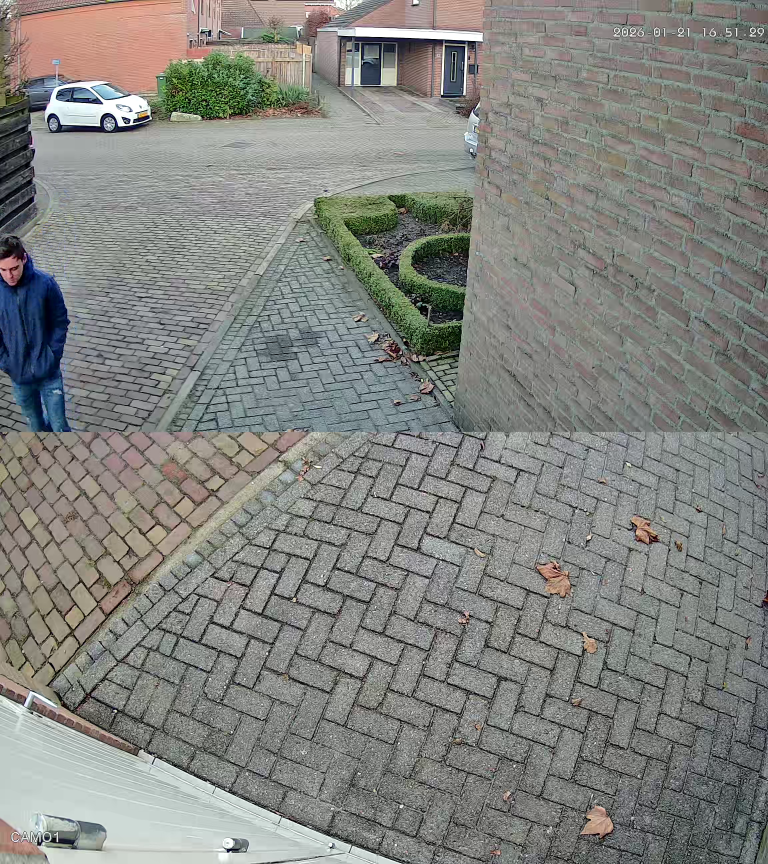
#> input picture frame 18 of Data_Project/videos_input/20260121165128_1769018018015.mp4, 2304 x 2592 px (shown at 1/3 size)
$ python video_to_frames.py
#> lines starting #> are read from the running program, lines starting #| are printed output that depends on the picture
import cv2
import os
import glob
# Code for making images from video for training


# --- CONFIGURATION ---

# 1. Folder containing video files (.mp4, .avi, .mov, etc.)
INPUT_VIDEO_FOLDER = "Data_Project/videos_input"

# 2. Destination folders for the split images
OUTPUT_TOP_FOLDER = "Data_Project/dataset_raw/camera_top_view"
OUTPUT_BOTTOM_FOLDER = "Data_Project/dataset_raw/camera_bottom_view"

# 3. Frame step: How often to save a frame?
# 1  = Save every frame (Result: HUGE dataset, often too much duplicate data)
# 10 = Save every 10th frame (Recommended for ~30fps video)
# 30 = Save every 30th frame (Approx. 1 image per second)
FRAME_STEP = 60

def split_and_save_frames():
    # Create output directories if they don't exist
    os.makedirs(OUTPUT_TOP_FOLDER, exist_ok=True)
    os.makedirs(OUTPUT_BOTTOM_FOLDER, exist_ok=True)

    # Find all video files (add extensions if needed)
    video_extensions = ['*.mp4', '*.avi', '*.mov', '*.mkv']
    video_files = []
    for ext in video_extensions:
        video_files.extend(glob.glob(os.path.join(INPUT_VIDEO_FOLDER, ext)))

    print(f"Found {len(video_files)} videos to process.")
    print("-" * 30)

    total_saved_pairs = 0

    for video_path in video_files:
        # Extract filename without extension for naming the images
        filename = os.path.basename(video_path).split('.')[0]
        print(f"Processing: {filename}...")

        cap = cv2.VideoCapture(video_path)

        if not cap.isOpened():
            print(f"ERROR: Could not open video: {video_path}")
            continue

        frame_id = 0
        saved_count_video = 0

        while True:
            ret, frame = cap.read()
#> frame is the input picture: shape (2592, 2304, 3); mean B, G, R 127.7, 132, 130.8

            # Stop if video is finished
            if not ret:
                break

            # Only save if we hit the 'step' to avoid duplicate/too many data
            if frame_id % FRAME_STEP == 0:
                h, w, _ = frame.shape
#> h = 2592; w = 2304
                half_h = h // 2
#> half_h = 1296

                # Split frames horizontally
                # Top: 0 to half height
                # Bottom: half height to end
                top_img = frame[0:half_h, :]
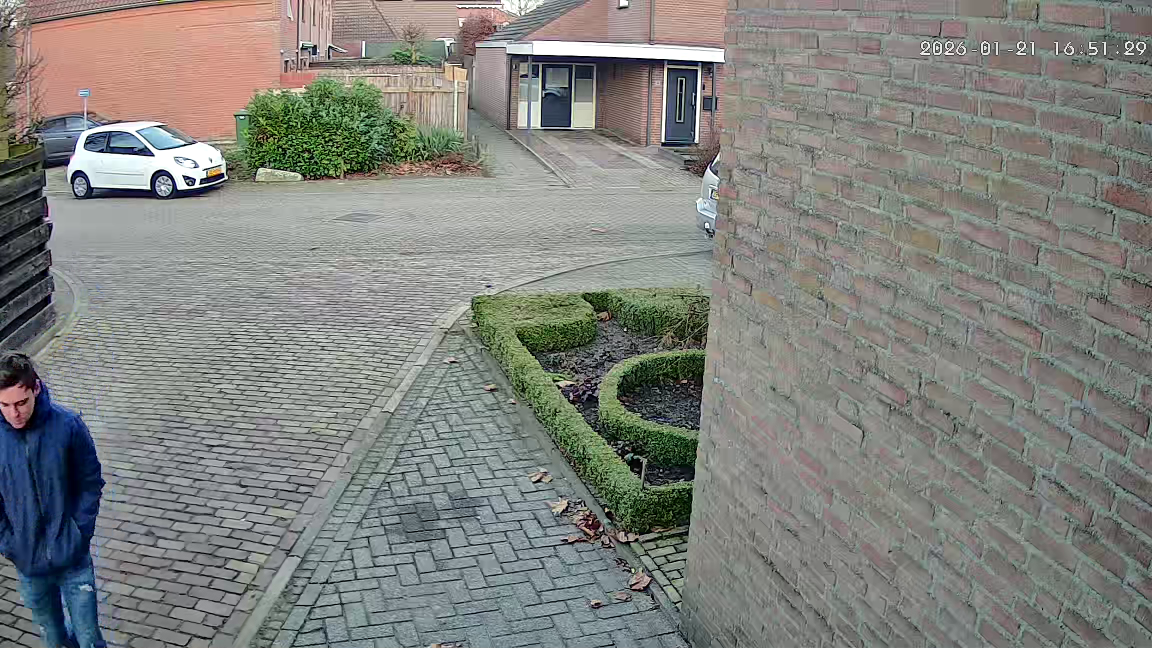
#> top_img: shape (1296, 2304, 3) (shown at 1/2 size); mean B, G, R 125.9, 130.3, 128.9
                bottom_img = frame[half_h:, :]
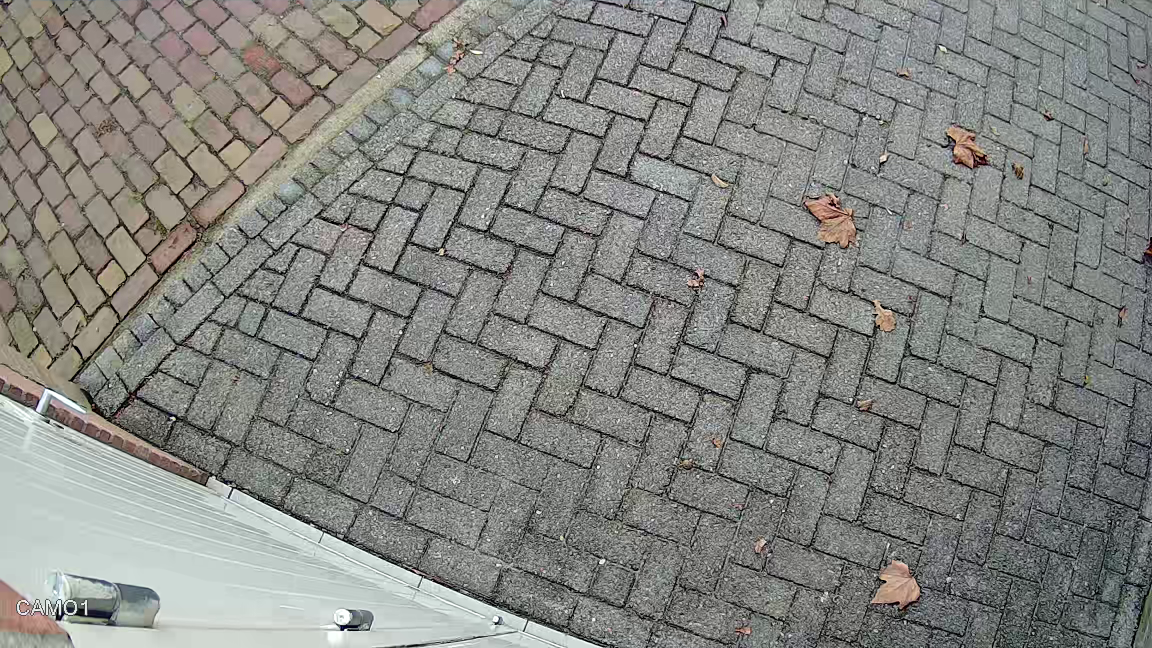
#> bottom_img: shape (1296, 2304, 3) (shown at 1/2 size); mean B, G, R 129.5, 133.7, 132.7

                # Create unique filenames
                # Example: video1_frame00150.jpg
                save_name = f"{filename}_frame{frame_id:06d}.jpg"

                top_path = os.path.join(OUTPUT_TOP_FOLDER, save_name)
                bottom_path = os.path.join(OUTPUT_BOTTOM_FOLDER, save_name)

                # Save images
                cv2.imwrite(top_path, top_img)
                cv2.imwrite(bottom_path, bottom_img)

                saved_count_video += 1
                total_saved_pairs += 1

            frame_id += 1

        cap.release()
        print(f" -> Done. {saved_count_video} frames (x2) extracted.")

    print("-" * 30)
    print(f"Total process completed!")
    print(f"Total images generated: {total_saved_pairs * 2}") # x2 because top + bottom
    print(f"Location Top: {os.path.abspath(OUTPUT_TOP_FOLDER)}")
    print(f"Location Bottom: {os.path.abspath(OUTPUT_BOTTOM_FOLDER)}")

if __name__ == "__main__":
    split_and_save_frames()

$ run again, starting later in the video
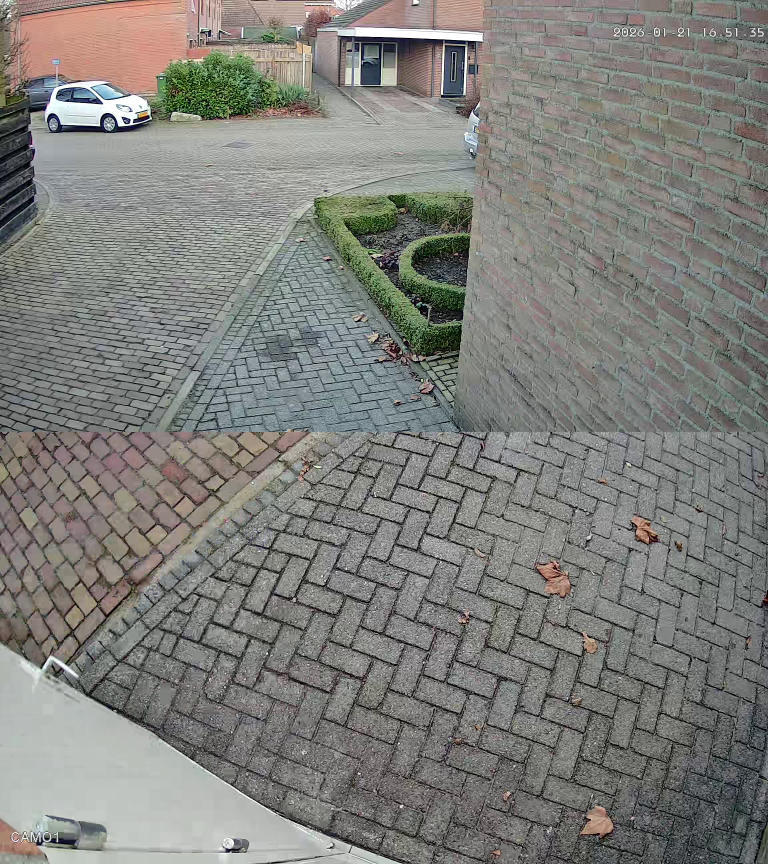
#> input picture frame 83 of Data_Project/videos_input/20260121165128_1769018018015.mp4, 2304 x 2592 px (shown at 1/3 size)
#> in split_and_save_frames, frame is the input picture: shape (2592, 2304, 3); mean B, G, R 123.4, 127.6, 127.7
#> in split_and_save_frames, `top_img = frame[0:half_h, :]`:
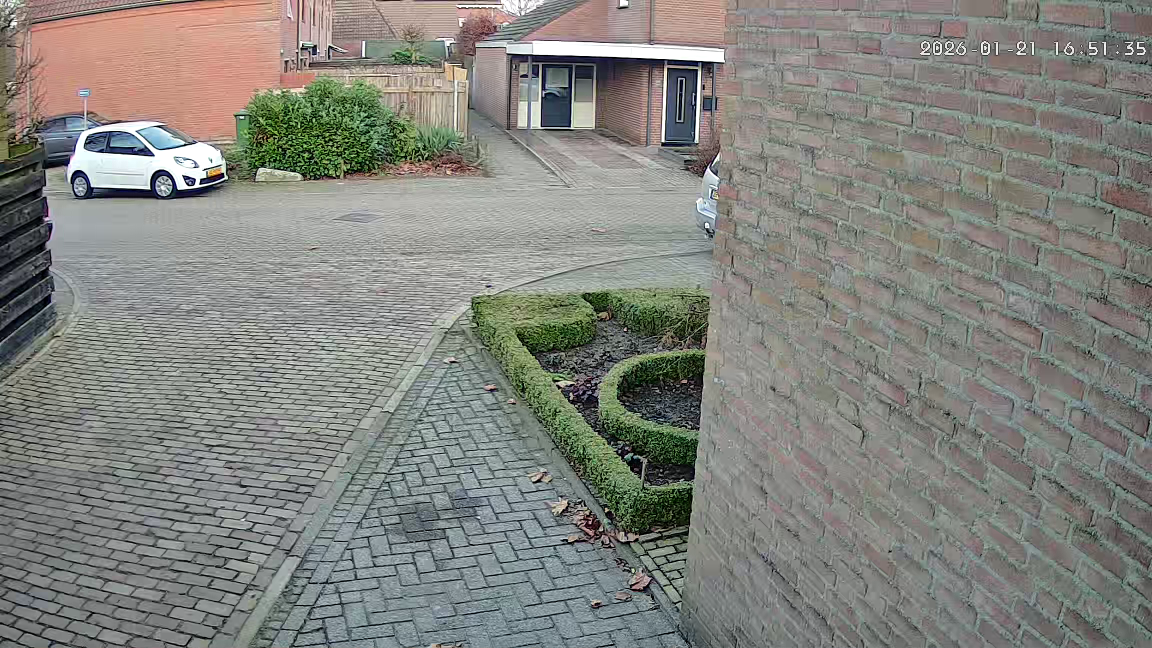
#> top_img: shape (1296, 2304, 3) (shown at 1/2 size); mean B, G, R 126.1, 131.7, 131
#> in split_and_save_frames, `bottom_img = frame[half_h:, :]`:
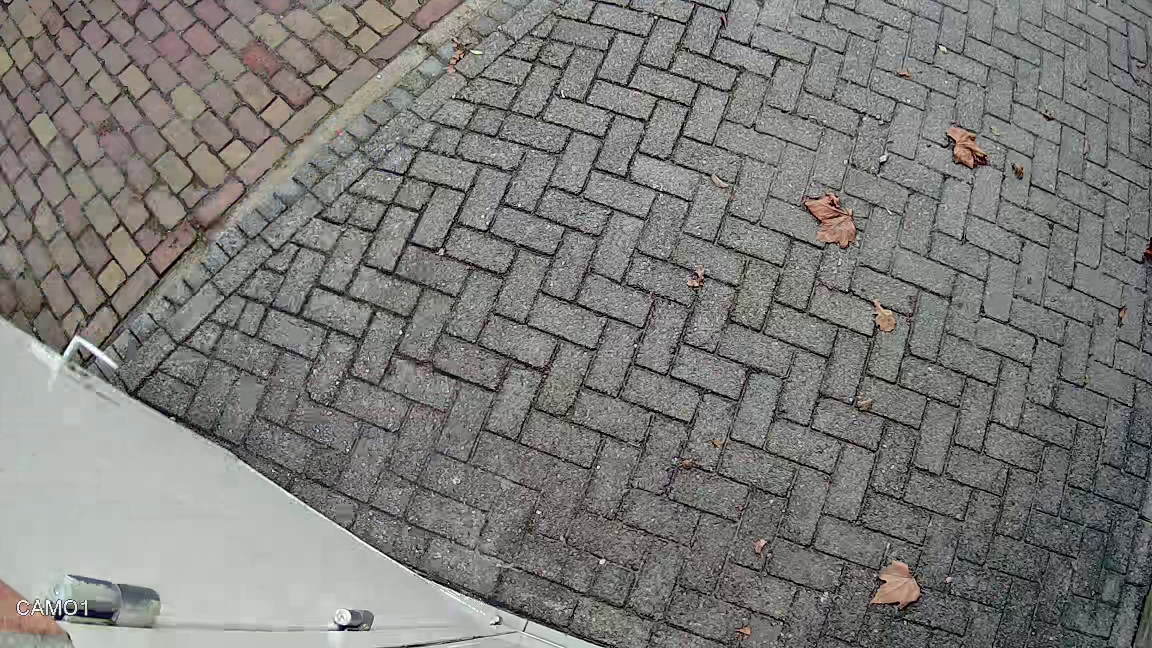
#> bottom_img: shape (1296, 2304, 3) (shown at 1/2 size); mean B, G, R 120.8, 123.5, 124.4

$ run again, starting later in the video
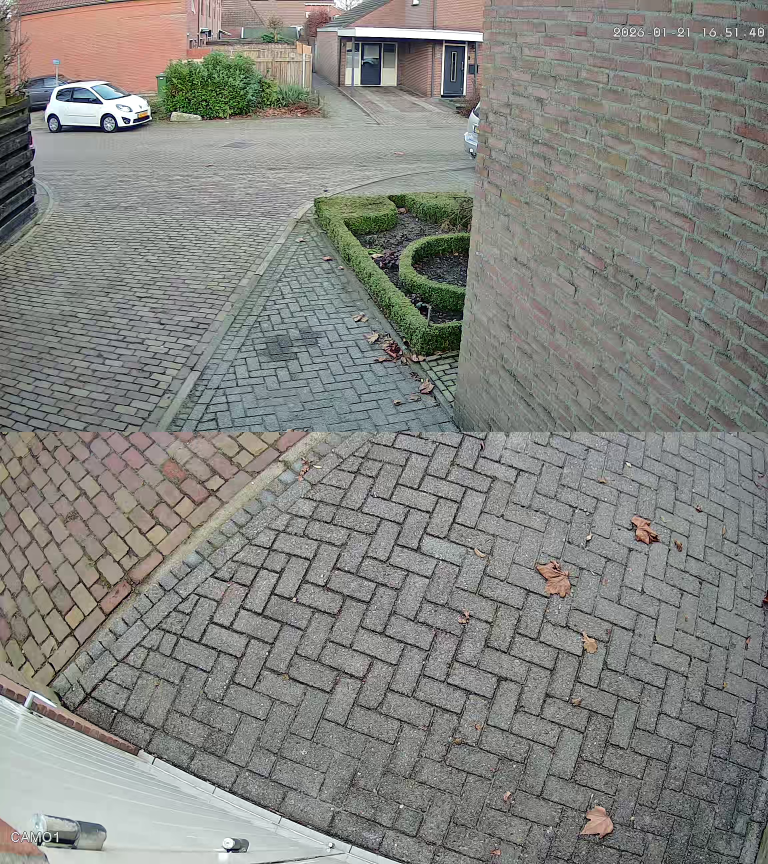
#> input picture frame 148 of Data_Project/videos_input/20260121165128_1769018018015.mp4, 2304 x 2592 px (shown at 1/3 size)
#> in split_and_save_frames, frame is the input picture: shape (2592, 2304, 3); mean B, G, R 127.9, 132.4, 131.9
#> in split_and_save_frames, `top_img = frame[0:half_h, :]`:
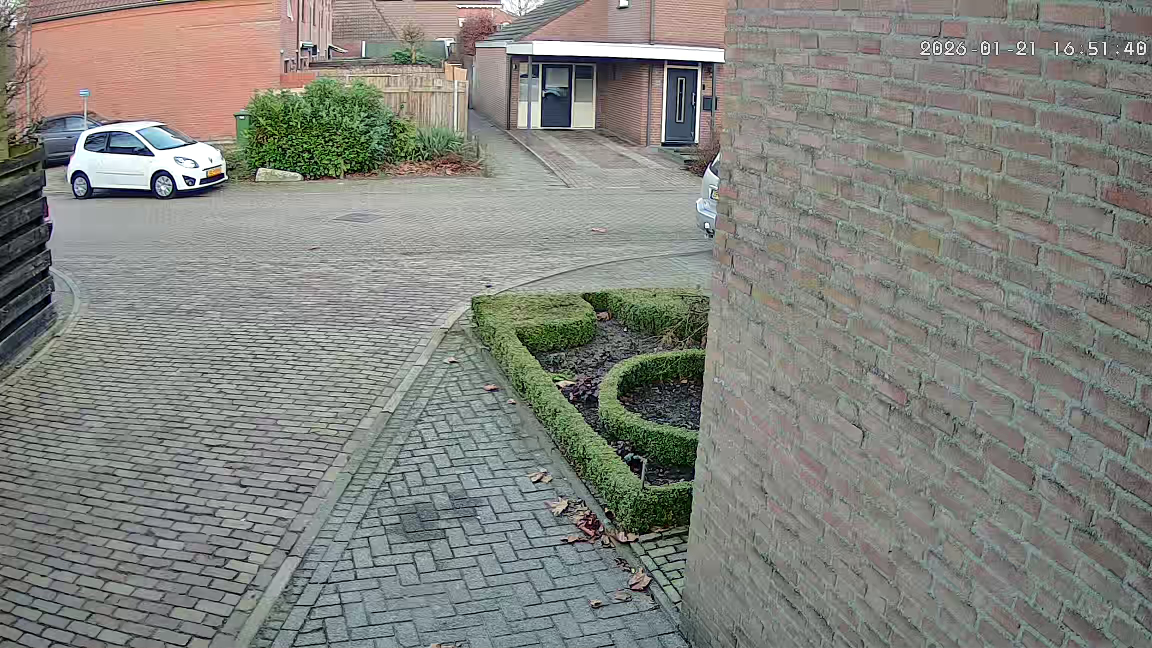
#> top_img: shape (1296, 2304, 3) (shown at 1/2 size); mean B, G, R 125.9, 131.7, 130.6
